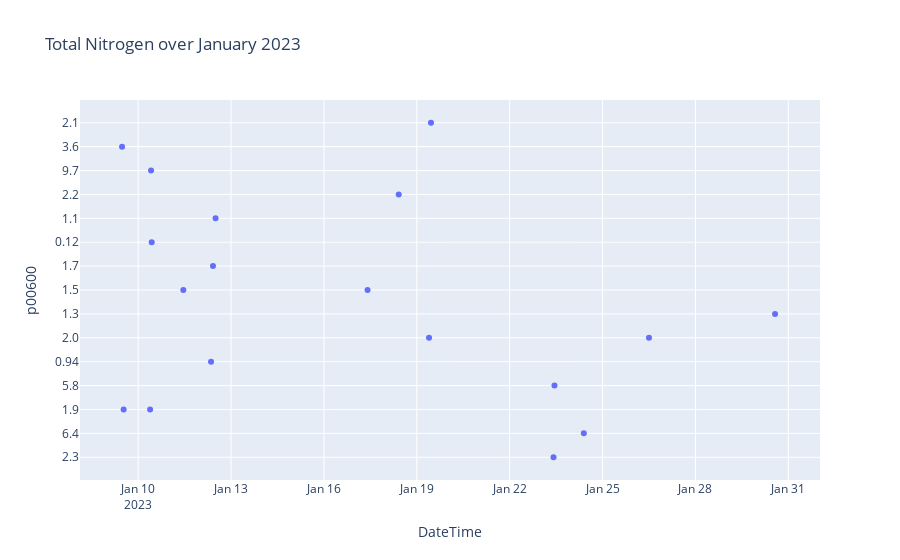

Source (notebook cell):
### Code cell
import plotly.express as px

fig = px.scatter(nitrateDF, x='DateTime', y='p00600', title = 'Total Nitrogen over January 2023')
fig.show()

### Figure 1 — Plotly figure (JSON) as saved in the notebook; plotly's stock layout.template omitted (floating-point values rounded to 4 significant figures)
{"data": [{"hovertemplate": "DateTime=%{x}<br>p00600=%{y}<extra></extra>", "legendgroup": "", "marker": {"color": "#636efa", "symbol": "circle"}, "mode": "markers", "name": "", "orientation": "v", "showlegend": false, "type": "scatter", "x": ["2023-01-23T10:00:00", "2023-01-24T09:30:00", "2023-01-10T09:15:00", "2023-01-23T10:45:00", "2023-01-12T08:30:00", "2023-01-09T12:00:00", "2023-01-09T12:45:00", "2023-01-26T11:30:00", "2023-01-26T12:00:00", "2023-01-30T13:45:00", "2023-01-10T11:30:00", "2023-01-09T10:30:00", "2023-01-30T17:00:00", "2023-01-30T13:00:00", "2023-01-17T09:50:00", "2023-01-12T10:00:00", "2023-01-10T10:00:00", "2023-01-10T10:30:00", "2023-01-12T12:00:00", "2023-01-18T10:00:00", "2023-01-10T10:00:00", null, null, null, null, null, null, null, null, null, null, null, null, null, "2023-01-14T19:12:00", "2023-01-17T13:30:00", "2023-01-17T13:37:00", "2023-01-17T13:44:00", "2023-01-17T13:45:00", "2023-01-17T13:52:00", "2023-01-17T14:00:00", "2023-01-24T15:50:00", "2023-01-24T15:55:00", "2023-01-24T16:00:00", "2023-01-24T16:01:00", "2023-01-24T16:05:00", "2023-01-24T16:10:00", "2023-01-09T11:30:00", "2023-01-11T11:00:00", "2023-01-19T09:30:00", "2023-01-10T10:20:00", "2023-01-19T11:00:00", "2023-01-09T11:50:00", "2023-01-11T11:40:00", null, "2023-01-30T12:30:00"], "xaxis": "x", "y": ["2.3", "6.4", "1.9", "5.8", "0.94", null, "1.9", null, "2.0", "1.3", null, null, null, null, "1.5", "1.7", null, "0.12", "1.1", "2.2", "9.7", null, null, null, null, null, null, null, null, null, null, null, null, null, null, null, null, null, null, null, null, null, null, null, null, null, null, "3.6", "1.5", "2.0", null, "2.1", null, null, null, null], "yaxis": "y"}], "layout": {"autosize": true, "legend": {"tracegroupgap": 0}, "title": {"text": "Total Nitrogen over January 2023"}, "xaxis": {"anchor": "y", "autorange": true, "domain": [0, 1], "range": ["2023-01-08 03:39:00.716", "2023-01-31 23:50:59.284"], "title": {"text": "DateTime"}, "type": "date"}, "yaxis": {"anchor": "x", "autorange": true, "domain": [0, 1], "range": [-1.155, 15.16], "title": {"text": "p00600"}, "type": "category"}}}
